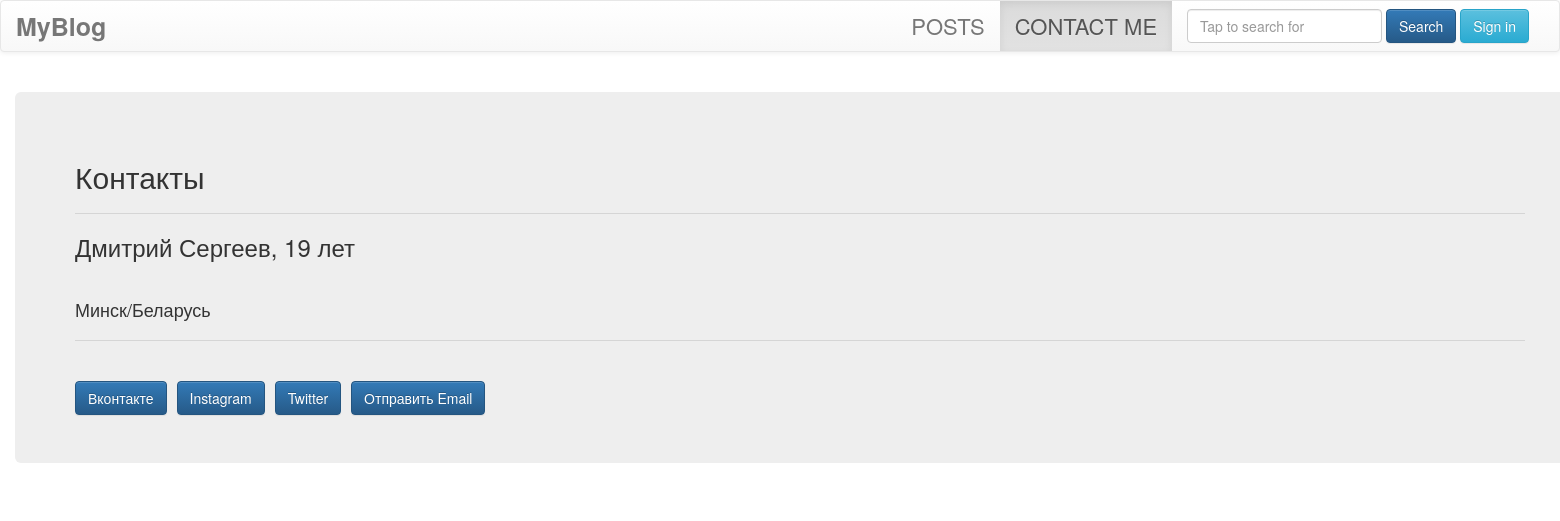
Page /contact/ on the committed database.
### blog/models.py (models this page shows, shortened)
class ContactAbout(models.Model):
	name = models.CharField(max_length = 40)
	surname = models.CharField(max_length = 50)
	city_of_living = models.CharField(max_length = 30)
	country_of_living = models.CharField(max_length = 30)
	age = models.CharField(max_length = 100)

### blog/views.py (the view)
# urls.py: path('contact/', views.ContactMe, name = 'ContactMe'),
def ContactMe(request):
    template_name = 'blog/contactme.html'
    personal_info = ContactAbout.objects.filter(id = 1)
    content = {
        'personal_info': personal_info
        }
    return render(request, template_name, content)

### templates/blog/contactme.html (shortened to what this page needs)
{% extends 'blog/mainpage.html' %}
{% block active_link %}
     <ul class="nav navbar-nav">
            <li class="dropdown">
              <a class="dropdown-toggle" style="font-size: 22px" data-toggle="dropdown" href="#">POSTS</a>
            </li>
            <li class="active"> <a href="{% url 'blog:ContactMe' %}" style="font-size: 22px">CONTACT ME</a></li>
          </ul>
          <form class="navbar-form navbar-right">
          <div class="form-group">
            <input class="form-control" type="text" placeholder="Tap to search for">
           </div>
            <button type="submit" data-toggle="dropdown" class="dropdown-toggle btn btn-primary">Search</button>
                {% if user.is_authenticated %}
                    <a class="btn btn-info" href="{% url 'accounts:SignoutView' %}">Sign out</a>
                    <div class="btn btn-info" >Welcome, <b>{{user}}</b></div>
                {% else %}
                    <a class="btn btn-info" href="{% url 'accounts:SignupView' %}">Sign in</a>
                {% endif%}
        </form>
{% endblock %}
{% block content%}
    <div class="container" style="width: 1600px">
    <br>
          {% for person in personal_info %}
                <div class="jumbotron">
                    <h2>Контакты</h2>
                    <hr class="my-4">
                    <h3>{{ person.name }}   {{ person.surname }},  {{ person.age  }} лет</h3>
                     <br>
                    <h4>{{ person.city_of_living }}/{{ person.country_of_living }}</h4>
                    <hr class="my-4">
                     <br>
                    <div style="display: flex;">
                    <a href="https://vk.com" target="_blank" style="margin-right: 10px;" class="btn btn-primary">Вконтакте</a>
                    <a href="https://www.instagram.com" target="_blank" style="margin-right: 10px;" class="btn btn-primary">Instagram</a>
                    <a href="https://twitter.com" target="_blank" style="margin-right: 10px;" class="btn btn-primary">Twitter</a>
                    <a href="https://www.google.com" target="_blank" style="margin-right: 10px;" class="btn btn-primary">Отправить Email</a>
                    </div>
          {% endfor %}
                </div>
    </div>
{% endblock %}

### rows in the picture
ContactAbout: name "Дмитрий", surname "Сергеев", age "19", city_of_living "Минск", country_of_living "Беларусь"
